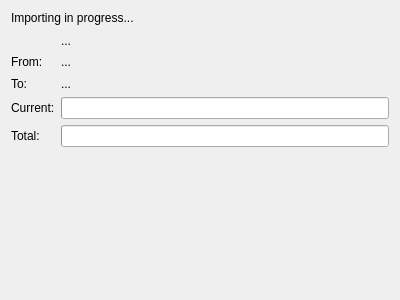
<?xml version="1.0" encoding="UTF-8"?>
<ui version="4.0">
 <class>ImportMailsWidget</class>
 <widget class="QWidget" name="ImportMailsWidget">
  <property name="geometry">
   <rect>
    <x>0</x>
    <y>0</y>
    <width>400</width>
    <height>300</height>
   </rect>
  </property>
  <layout class="QVBoxLayout" name="verticalLayout_2">
   <item>
    <layout class="QVBoxLayout" name="verticalLayout">
     <item>
      <layout class="QGridLayout">
       <property name="margin">
        <number>0</number>
       </property>
       <item row="2" column="0">
        <widget class="QLabel" name="textLabel1_3">
         <property name="text">
          <string>From:</string>
         </property>
         <property name="wordWrap">
          <bool>false</bool>
         </property>
        </widget>
       </item>
       <item row="3" column="0">
        <widget class="QLabel" name="textLabel2">
         <property name="text">
          <string>To:</string>
         </property>
         <property name="wordWrap">
          <bool>false</bool>
         </property>
        </widget>
       </item>
       <item row="4" column="0">
        <widget class="QLabel" name="textLabel3">
         <property name="text">
          <string>Current:</string>
         </property>
         <property name="wordWrap">
          <bool>false</bool>
         </property>
        </widget>
       </item>
       <item row="0" column="0" colspan="2">
        <widget class="QLabel" name="textStatus">
         <property name="text">
          <string>Importing in progress...</string>
         </property>
         <property name="alignment">
          <set>Qt::AlignTop</set>
         </property>
         <property name="wordWrap">
          <bool>false</bool>
         </property>
        </widget>
       </item>
       <item row="1" column="1">
        <widget class="QLabel" name="current">
         <property name="sizePolicy">
          <sizepolicy hsizetype="Expanding" vsizetype="Preferred">
           <horstretch>0</horstretch>
           <verstretch>0</verstretch>
          </sizepolicy>
         </property>
         <property name="text">
          <string>...</string>
         </property>
         <property name="wordWrap">
          <bool>false</bool>
         </property>
        </widget>
       </item>
       <item row="3" column="1">
        <widget class="QLabel" name="to">
         <property name="sizePolicy">
          <sizepolicy hsizetype="Expanding" vsizetype="Preferred">
           <horstretch>0</horstretch>
           <verstretch>0</verstretch>
          </sizepolicy>
         </property>
         <property name="text">
          <string>...</string>
         </property>
         <property name="wordWrap">
          <bool>false</bool>
         </property>
        </widget>
       </item>
       <item row="5" column="0">
        <widget class="QLabel" name="textLabel4">
         <property name="text">
          <string>Total:</string>
         </property>
         <property name="wordWrap">
          <bool>false</bool>
         </property>
        </widget>
       </item>
       <item row="2" column="1">
        <widget class="QLabel" name="from">
         <property name="sizePolicy">
          <sizepolicy hsizetype="Expanding" vsizetype="Preferred">
           <horstretch>0</horstretch>
           <verstretch>0</verstretch>
          </sizepolicy>
         </property>
         <property name="text">
          <string>...</string>
         </property>
         <property name="wordWrap">
          <bool>false</bool>
         </property>
        </widget>
       </item>
       <item row="5" column="1">
        <widget class="QProgressBar" name="done_overall"/>
       </item>
       <item row="4" column="1">
        <widget class="QProgressBar" name="done_current"/>
       </item>
      </layout>
     </item>
     <item>
      <widget class="KPIM::CustomLogWidget" name="log" native="true"/>
     </item>
    </layout>
   </item>
  </layout>
 </widget>
 <resources/>
 <connections/>
 <customwidgets>
  <customwidget>
   <class>KPIM::CustomLogWidget</class>
   <extends>QWidget</extends>
   <header location="global">libkdepim/customlogwidget.h</header>
   <container>1</container>
  </customwidget>
 </customwidgets>
</ui>
